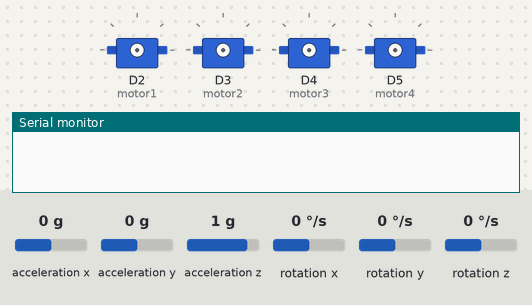
A sketch run on a simulated Arduino Nano 33 BLE. Parts: 4 × servo, the last lines printed to the serial monitor. The test bench sets the inputs (shaded band); at power-on: acceleration x 0 g, acceleration y 0 g, acceleration z 1 g, rotation x 0 °/s, rotation y 0 °/s, rotation z 0 °/s.

Above: at 0.0 s.
At 4.9 s:
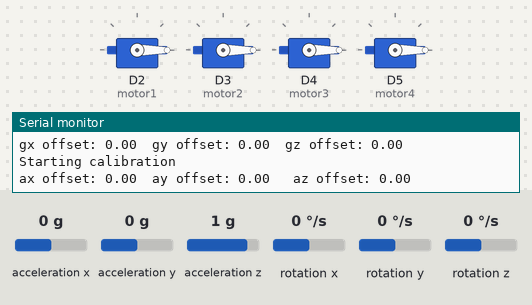
Timing chart, 0 to 6.4 s (numbered marks = the images above):
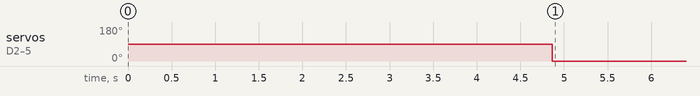

Measured:
- by itself, servo on D2 (motor1), servo on D3 (motor2), servo on D4 (motor3), servo on D5 (motor4): 90° → 0° at 4.9 s

The sketch:

Quadcopter.ino
```cpp
#include <Arduino_LSM9DS1.h>
#include <Servo.h>

// The order of the values in different measurements
#define YAW      0
#define PITCH    1
#define ROLL     2


// States for the state machine
#define STOPPED  0
#define STARTING 1
#define STARTED  2

int status = STOPPED;

// Useful since the IMU library uses degrees and arduino uses radians
#define RAD2DEG 180/PI
#define DEG2RAD PI/180


// --------- IMU and controller ------------------------- //
volatile float throttle = 0, yaw = 1500, roll = 1500, pitch = 1500;

// Gyro is in deg/sec //
// Acc is in Gs //

// Read values from the sensors
float ax, ay, az;
float gx, gy, gz;

float gx_offset = 0, gy_offset = 0, gz_offset = 0;
float ax_offset = 0, ay_offset = 0, az_offset = 0;

// The corrected orientation speed (gyro)
float angular_motions[3] = {0, 0, 0};

// The corrected orientation (combined gyro and acc)
float measures[3] = {0, 0, 0};

// Constants for the filters used for the accelerometer and gyro
const float HighPassFilterCoeff = 0.994;
const float LowPassFilterCoeff = 0.7;

// Max values the controller can tilt the drone in
// Currently only yaw is used, but pitch and roll should be implemented instead of the current way it is calculated
const float maxYaw = 30, maxPitch = 10, maxRoll = 10;

unsigned long emergencytimer = 0; // Used to measure time between last recieved signal from controller

// --------- Variables for motors -------------- //
volatile unsigned long pulse_length_esc1 = 0,
                       pulse_length_esc2 = 0,
                       pulse_length_esc3 = 0,
                       pulse_length_esc4 = 0;


// ------------- Global variables used for PID controller --------------------
float pid_set_points[3] = {0, 0, 0}; // Yaw, Pitch, Roll

// Errors
float errors[3];                     // Measured errors (compared to instructions) : [Yaw, Pitch, Roll]
float delta_err[3]      = {0, 0, 0}; // Error deltas in that order   : Yaw, Pitch, Roll
float error_sum[3]      = {0, 0, 0}; // Error sums (used for integral component) : [Yaw, Pitch, Roll]
float previous_error[3] = {0, 0, 0}; // Last errors (used for derivative component) : [Yaw, Pitch, Roll]

// PID coefficients
float Kp[3] = {0.4, 0.4, 0.4}; // P coefficients in that order : Yaw, Pitch, Roll
float Ki[3] = {0.0, 0.0, 0.0}; // I coefficients in that order : Yaw, Pitch, Roll
float Kd[3] = {0, 30, 30};     // D coefficients in that order : Yaw, Pitch, Roll

// Used for mixing the throttle and PID values together
// Could be left out if the code is rewritten and new values for the PID are given
const float mixing = 0.5;


Servo motor1;
Servo motor2;
Servo motor3;
Servo motor4;

void setup() {
  // For displaying debugging to the serial monitor
  Serial.begin(9600);

  // For the HC-12
  Serial1.begin(9600);

  // Initialize IMU
  if (!IMU.begin()) {
    Serial.println("Failed to initialize IMU!");
    while (1);
  }

  // Calibrate the IMU
  calibrateGyro();
  calibrateAcc();

  // Attach the motors to servo library with operating pulses between 1000 us to 2000 us
  motor1.attach(D2, 1000, 2000);
  motor2.attach(D3, 1000, 2000);
  motor3.attach(D4, 1000, 2000);
  motor4.attach(D5, 1000, 2000);

  // A little delay to make the IMU a bit more stable after powering the arduino
  delay(2000);
}

void loop() {
  // 1. Read all the available sensors
  readSensor();

  // 1.5 Make sure the contact isnt lost
  if (millis() - emergencytimer > 105) { // Should be over 10 times each sec.
    status = STOPPED;
    stopAll();
  }

  // 2. Calculate the current angles from gyro & accelerometer
  computeAttitude();

  // 3. Calculate the target values for the PID controllers
  calculateSetPoints();

  // 4. Calculate the errors between the target and actual for the PID
  calculateErrors();

  // 5. Calculate the motor speeds with the PID
  if (isStarted()) {
    pidController();
  }

  // 6. Apply the motor speeds
  applyMotorSpeeds();
}

void readSensor() {
  // Check if all the values from the controller has been recieved
  if (Serial1.available() > 8) {
    emergencytimer = millis();
    // The controller will send 170 at the beginning of every transmission
    // This could be done better with checksums or control bytes
    if (Serial1.read() != 170) {
      stopAll();
      status = STOPPED;
    }
    // The controller sends 2 bytes for each, but serial read only reads 1 byte
    throttle =  (Serial1.read() << 8) | Serial1.read();
    yaw =       (Serial1.read() << 8) | Serial1.read();
    roll =      (Serial1.read() << 8) | Serial1.read();
    pitch =     (Serial1.read() << 8) | Serial1.read();

    // map the values from the controller to the esc value range
    throttle =  fmap(throttle, 0, 65535, 1000, 2000);
    yaw =       fmap(yaw, 0, 65535, 1000, 2000);
    roll =      fmap(roll, 0, 65535, 1000, 2000);
    pitch =     fmap(pitch, 0, 65535, 1000, 2000);
  }

  // Read accelerometer and gyro if available
  if (IMU.accelerationAvailable()) {
    IMU.readAcceleration(ax, ay, az);
  }
  if (IMU.gyroscopeAvailable()) {
    IMU.readGyroscope(gx, gy, gz);
  }
}

void computeAttitude() {
  /*---------Calculate acc----------------*/
  // Apply offsets for acc
  ax -= ax_offset;
  ay -= ay_offset;
  az -= az_offset;

  float rollAngle = -RAD2DEG * atan((float)ay / az);

  float pitchAngle = RAD2DEG * atan((float)ax / az);

  /*---------Calculate gyro----------------*/
  // Apply offsets for gyro

  gx -= gx_offset;
  gy -= gy_offset;
  //gz -= gz_offset; // Doesnt work. Why? ¯\_(ツ)_/¯

  /*--------------Combine acc and gyro----------*/;

  // To dampen the pitch and roll angles a complementary filter is used
  // Essentialy we use the gyro values and correct them with the accelerometer values
  // 0.008 is approxemately the time the loop uses
  measures[ROLL]  = applyComplementaryFilter(measures[ROLL], gx, rollAngle, 0.008);
  measures[PITCH] = applyComplementaryFilter(measures[PITCH], gy, pitchAngle, 0.008);
  measures[YAW]   = -gz + gz_offset; // Since the accelerometer is useless for the yaw, we dont use a complementary filter

  // Apply low-pass filter
  // We want to use the gyro values by themselves, but they are very noisy
  angular_motions[ROLL]  = applyLowPassFilter(angular_motions[ROLL], gx);
  angular_motions[PITCH] = applyLowPassFilter(angular_motions[PITCH], gy);
  angular_motions[YAW]   = applyLowPassFilter(angular_motions[YAW], measures[YAW]);

}

// A complementary filter
float applyComplementaryFilter(float _angularPos, float _gyroRaw,
                               float _angleDegrees, double _loopTime) {
  return HighPassFilterCoeff * (_angularPos + _gyroRaw * _loopTime)
         + (1 - HighPassFilterCoeff) * _angleDegrees;
}

// A low-pass filter
float applyLowPassFilter(float motion, float gyro){
  return LowPassFilterCoeff * motion + (1-LowPassFilterCoeff) * gyro;
}

// Absolutely needed, since the gyro drifts
// Get the drift of the gyro when initializing the drone
// The drift should not change too much during the little time the drone is operated
void calibrateGyro() {
  Serial.println("Starting calibration");
  int max_samples = 2000;

  for (int i = 0; i < max_samples; i++) {
    while (!IMU.gyroscopeAvailable());
    IMU.readGyroscope(gx, gy, gz);

    gx_offset += gx;
    gy_offset += gy;
    gz_offset += gz;
    //Serial.println("gx: " + String(gx) + "\tgy: " + String(gy) + "\tgz: " + String(gz));
  }

  // Calculate average offsets
  gx_offset /= max_samples;
  gy_offset /= max_samples;
  gz_offset /= max_samples;

  Serial.println("gx offset: " + String(gx_offset) + "\tgy offset: " + String(gy_offset) + "\tgz offset: " + String(gz_offset));
}

// Calibrate the accelerometer, since it is not entirely level.
// If the quadcopter is initialized tilted this will give bad values.
// Not really needed for our project, since the IMU is placed properly
// and since the accelerometer doesnt drift
void calibrateAcc() {
  Serial.println("Starting calibration");
  int max_samples = 200;

  for (int i = 0; i < max_samples; i++) {
    while (!IMU.accelerationAvailable());
    IMU.readAcceleration(ax, ay, az);

    ax_offset += ax;
    ay_offset += ay;
    az_offset += az;
  }

  // Calculate average offsets
  ax_offset /= max_samples;
  ay_offset /= max_samples;
  az_offset /= max_samples;

  az_offset -= 1; // To account for gravity

  Serial.println("ax offset: " + String(ax_offset) + "\tay offset: " +
                 String(ay_offset) + "\t az offset: " + String(az_offset));
}

void pidController() {
  // Initialize motor commands with throttle
  pulse_length_esc1 = throttle;
  pulse_length_esc2 = throttle;
  pulse_length_esc3 = throttle;
  pulse_length_esc4 = throttle;

  // Do not calculate anything if throttle is 0
  if (throttle > 1000) {
    // PID = e.Kp + ∫e.Ki + Δe.Kd
    float yaw_pid   = (errors[YAW]   * Kp[YAW])   + (error_sum[YAW]   * Ki[YAW])   + (delta_err[YAW]   * Kd[YAW]);
    float pitch_pid = (errors[PITCH] * Kp[PITCH]) + (error_sum[PITCH] * Ki[PITCH]) + (delta_err[PITCH] * Kd[PITCH]);
    float roll_pid  = (errors[ROLL]  * Kp[ROLL])  + (error_sum[ROLL]  * Ki[ROLL])  + (delta_err[ROLL] * Kd[ROLL]);

    // Keep values within acceptable range.
    yaw_pid   = minMax(yaw_pid, -400, 400);
    pitch_pid = minMax(pitch_pid, -400, 400);
    roll_pid  = minMax(roll_pid, -400, 400);

    // Calculate pulse duration for each ESC
    pulse_length_esc1 = throttle - roll_pid * mixing - pitch_pid * mixing + yaw_pid * mixing;
    pulse_length_esc2 = throttle + roll_pid * mixing - pitch_pid * mixing - yaw_pid * mixing;
    pulse_length_esc3 = throttle - roll_pid * mixing + pitch_pid * mixing - yaw_pid * mixing;
    pulse_length_esc4 = throttle + roll_pid * mixing + pitch_pid * mixing + yaw_pid * mixing;
  }

  // Prevent out-of-range-values
  pulse_length_esc1 = minMax(pulse_length_esc1, 1050, 2000);
  pulse_length_esc2 = minMax(pulse_length_esc2, 1050, 2000);
  pulse_length_esc3 = minMax(pulse_length_esc3, 1050, 2000);
  pulse_length_esc4 = minMax(pulse_length_esc4, 1050, 2000);

}


void resetPidController() {
  errors[YAW]   = 0;
  errors[PITCH] = 0;
  errors[ROLL]  = 0;

  error_sum[YAW]   = 0;
  error_sum[PITCH] = 0;
  error_sum[ROLL]  = 0;

  previous_error[YAW]   = 0;
  previous_error[PITCH] = 0;
  previous_error[ROLL]  = 0;
}

// Get the target values for the PID
void calculateSetPoints() {
  pid_set_points[YAW]   = fmap(yaw, 1000, 2000, -maxYaw, maxYaw);
  pid_set_points[PITCH] = calculateSetPoint(measures[PITCH], pitch);
  pid_set_points[ROLL]  = calculateSetPoint(measures[ROLL], roll);

}

float calculateSetPoint(float angle, int channel_pulse) {
  float level_adjust = angle * 15; // Value 15 limits maximum angle value to ±32.8°
  float set_point    = 0;

  // Need a dead band of 16µs for better result
  if (channel_pulse > 1508) {
    set_point = channel_pulse - 1508;
  } else if (channel_pulse <  1492) {
    set_point = channel_pulse - 1492;
  }

  set_point -= level_adjust;
  set_point /= 3;

  return set_point;
}

// Map function for floats, since the default arduino map function is for ints
float fmap(float x, float in_min, float in_max, float out_min, float out_max) {
  return (x - in_min) * (out_max - out_min) / (in_max - in_min) + out_min;
}

// Calculate the errors used in the pid
void calculateErrors() {
  // Calculate current errors
  errors[YAW]   = angular_motions[YAW]   - pid_set_points[YAW];
  errors[PITCH] = angular_motions[PITCH] - pid_set_points[PITCH];
  errors[ROLL]  = angular_motions[ROLL]  - pid_set_points[ROLL];

  // Calculate sum of errors : Integral coefficients
  error_sum[YAW]   += errors[YAW];
  error_sum[PITCH] += errors[PITCH];
  error_sum[ROLL]  += errors[ROLL];

  // Calculate error delta : Derivative coefficients
  delta_err[YAW]   = errors[YAW]   - previous_error[YAW];
  delta_err[PITCH] = errors[PITCH] - previous_error[PITCH];
  delta_err[ROLL]  = errors[ROLL]  - previous_error[ROLL];

  // Save current error as previous_error for next time
  previous_error[YAW]   = errors[YAW];
  previous_error[PITCH] = errors[PITCH];
  previous_error[ROLL]  = errors[ROLL];
}


// Clamp the value
float minMax(float value, float min_value, float max_value) {
  if (value > max_value) {
    return max_value;
  } else if (value < min_value) {
    return min_value;
  }
  return value;
}


bool isStarted() {
  // When left stick is moved in the bottom left corner
  if (status == STOPPED && pitch == 1000 && throttle == 1000) {
    Serial.println("STARTING");
    status = STARTING;
  }

  // When left stick is moved back in the center position
  if (status == STARTING && throttle == 1000 && pitch >= 1900) {
    status = STARTED;
    Serial.println("STARTED FROM STOPPED");
    // Reset PID controller's variables to prevent bump start
    resetPidController();
  }

  // When left stick is moved in the bottom right corner
  if (status == STARTED && yaw >= 1900 && roll >= 1900) {
    status = STOPPED;
    Serial.println("STOPPED");
    // Make sure to always stop motors when status is STOPPED
    stopAll();
  }

  // Returns true if the PID should be calculated so that the motors will spin
  return status == STARTED;
}

// I find it better to set the ESC pulse to 0 rather than 1000 when the motors are stopped
// It seems like there is less power wasted on standby this way.
void stopAll() {
  pulse_length_esc1 = 0;
  pulse_length_esc2 = 0;
  pulse_length_esc3 = 0;
  pulse_length_esc4 = 0;
}

// Update the servo objects speeds
void applyMotorSpeeds() {
  motor1.writeMicroseconds(pulse_length_esc1);
  motor2.writeMicroseconds(pulse_length_esc2);
  motor3.writeMicroseconds(pulse_length_esc3);
  motor4.writeMicroseconds(pulse_length_esc4);
}
```
